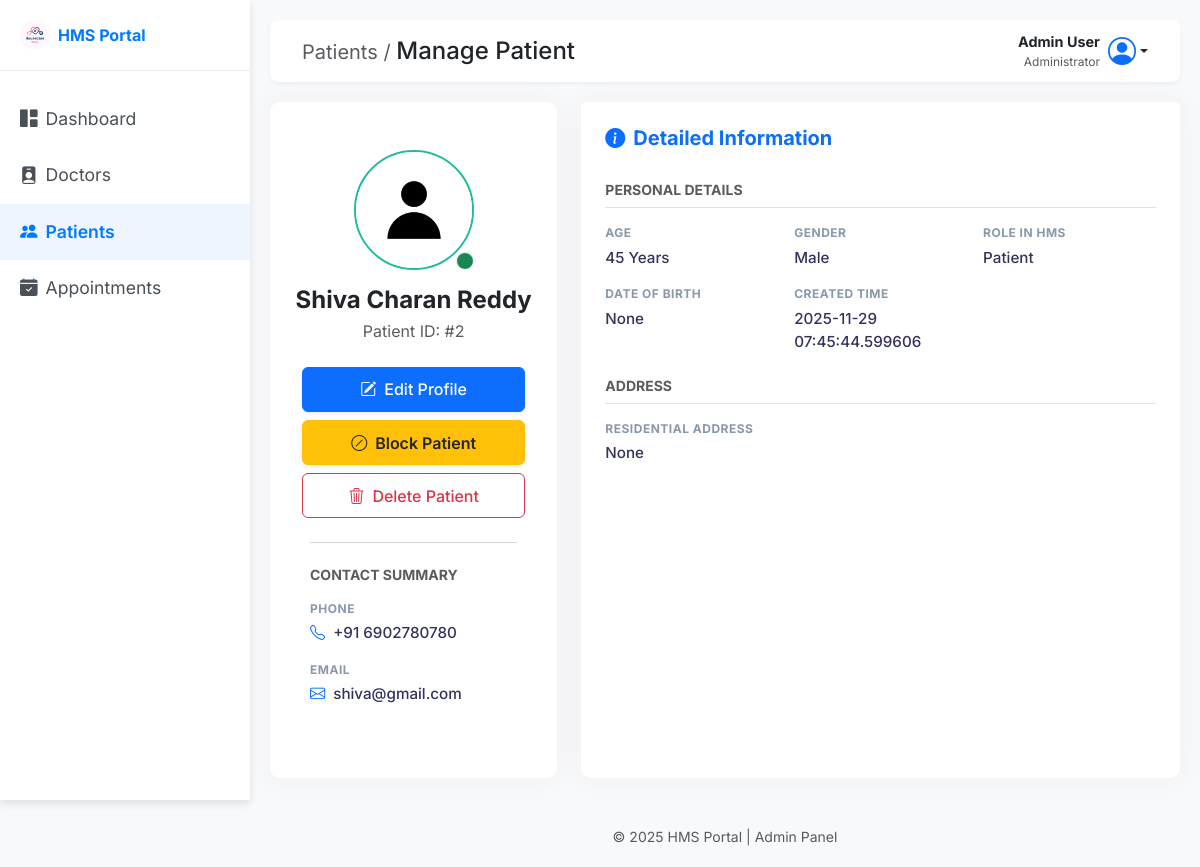
Before: /admin/patient/2 (signed in) with the older database file.
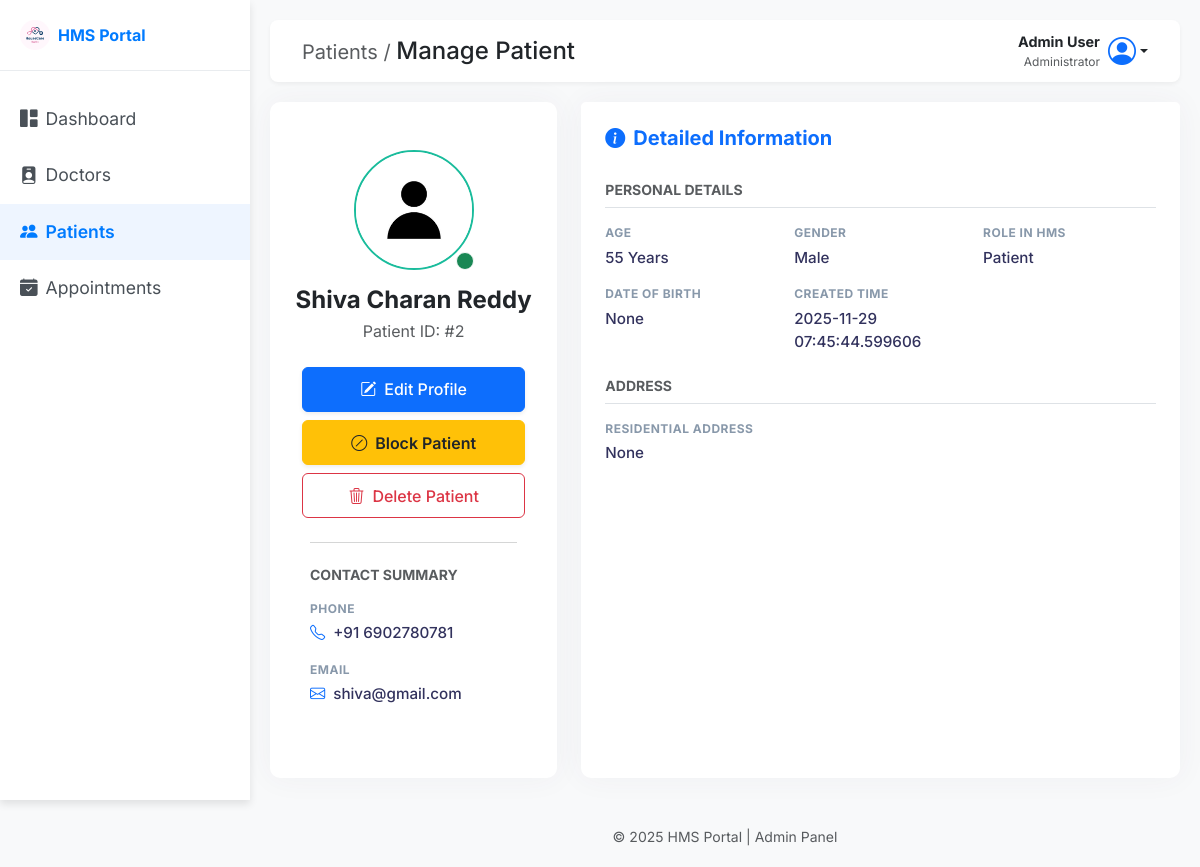
After: the same page with the newer database file.
### back_app/models.py (models this page shows)
class User(db.Model, UserMixin):
    __tablename__ = 'user'
    id = db.Column(db.Integer, primary_key=True)
    full_name = db.Column(db.String(150), nullable=False)
    email = db.Column(db.String(150), unique=True, nullable=False)
    password = db.Column(db.String(150), nullable=False)
    phone_number = db.Column(db.String(15), nullable=False)
    age = db.Column(db.Integer(),  nullable=False)
    gender = db.Column(db.String(10) , nullable=False)
    role = db.Column(db.String(50), nullable=False ,default='Patient')  # 'admin', 'doctor', 'patient'
    profile_picture = db.Column(db.String(250), nullable=True, default='default.png')
    created_at = db.Column(db.DateTime, default=datetime.utcnow)
    doctor = db.relationship('Doctor', backref='user', uselist=False, cascade="all, delete-orphan")
    patient = db.relationship('Patient', backref='user', uselist=False, cascade="all, delete-orphan")

### back_app/routes.py (the view)
@main.route('/admin/patient/<int:patient_id>', methods=['GET'])
@login_required
def view_patient(patient_id):
    if current_user.role.lower() != 'admin':
        flash("access denied you are not admin , danger")
        return redirect(url_for('main.home'))
    patient = Patient.query.get_or_404(patient_id)
    return render_template('admin/patient_profile.html', patient=patient)

### app.py (called while the page is built)
def create_app():
    app = Flask(__name__)
    database_url = os.environ.get('DATABASE_URL', 'sqlite:///hospital_management.db')
    if database_url.startswith("postgres://"):
        database_url = database_url.replace("postgres://", "postgresql://", 1)
    app.config['SQLALCHEMY_DATABASE_URI'] = database_url
    app.config['SECRET_KEY'] = os.environ.get('SECRET_KEY', 'your_secret_key')
    app.config['SQLALCHEMY_TRACK_MODIFICATIONS'] = False
    login_manager = LoginManager()
    login_manager.init_app(app)
    login_manager.login_view = 'login'
    @login_manager.user_loader
    def load_user(user_id):
        return User.query.get(int(user_id))
    db.init_app(app)
    with app.app_context():
        from back_app.routes import main
        app.register_blueprint(main)
        db.create_all()
    return app

### templates/admin/patient_profile.html (shortened to what the changed rows need)
<!DOCTYPE html>
<html lang="en">
<head>
    <link href="https://cdn.jsdelivr.net/npm/bootstrap@5.3.3/dist/css/bootstrap.min.css" rel="stylesheet">
    <link href="https://cdn.jsdelivr.net/npm/bootstrap-icons@1.11.1/font/bootstrap-icons.css" rel="stylesheet">
    <link rel="stylesheet" href="../../static/css/style.css" />
    <link rel="stylesheet" href="../../static/css/admin/manage_patient.css" />
</head>
<body>
    <div class="wrapper">
        <div id="content">
            <div class="container-fluid p-0">
                <div class="row">
                    <div class="col-lg-4 mb-4">
                        <div class="card content-panel h-100">
                            <div class="card-body text-center pt-5 pb-4">
                                <div class="position-relative d-inline-block mb-3">
                                    <img src="{{ url_for('static', filename='img/' + (patient.user.profile_picture or 'default.png')) }}" alt="{{ patient.user.full_name }}" class="rounded-circle" width="120" height="120" style="border:2px solid #1abc9c;">
                                    <span class="position-absolute bottom-0 end-0 bg-success border border-light rounded-circle p-2" title="Active">
                                    </span>
                                </div>
                                <h4 class="fw-bold mb-1">{{patient.user.full_name}} </h4>
                                <p class="text-muted mb-4">Patient ID: #{{patient.id}}</p>
                                <div class="d-flex flex-column gap-2 px-3 btn-action-group mb-4">
                                    <a href="{{url_for('main.edit_patient' , patient_id = patient.id)}}" class="btn btn-primary w-100 shadow-sm">
                                    </a>
                                    {% if patient.is_active %}
                                    <button class="btn btn-warning w-100 shadow-sm text-dark fw-semibold"
                                            onclick="if(confirm('Are you sure you want to BLOCK this Patient?')) location.href='{{url_for('main.block_patient', patient_id=patient.id)}}'">
                                    </button>
                                    {% else %}
                                    <button class="btn btn-success w-100 shadow-sm text-dark fw-semibold"
                                            onclick="if(confirm('Are you sure you want to UNBLOCK this Patient?')) location.href='{{url_for('main.unblock_patient', patient_id=patient.id)}}'">
                                        <i class="bi bi-check-circle me-2"></i> Unblock Patient
                                    </button>
                                    {% endif %}
                                    <button class="btn btn-outline-danger w-100"
                                            onclick="if(confirm('⚠ This will permanently delete Patient! Continue?')) location.href='{{url_for('main.delete_patient', patient_id=patient.id)}}'">
                                    </button>
                                </div>
                                <hr class="mx-4 my-0 text-muted opacity-25">
                                <div class="card-body px-4 py-4 text-start">
                                    <h6 class="fw-bold text-uppercase text-muted small mb-3">Contact Summary</h6>
                                    <div class="mb-3">
                                        <div class="label-text mb-1">Phone</div>
                                        <div class="value-text"><i class="bi bi-telephone me-2 text-primary"></i>+91 {{patient.user.phone_number}}</div>
                                    </div>
                                    <div>
                                        <div class="label-text mb-1">Email</div>
                                        <div class="value-text"><i class="bi bi-envelope me-2 text-primary"></i>{{patient.user.email}}</div>
                                    </div>
                                </div>
                            </div>
                        </div>
                    </div>
                    <div class="col-lg-8 mb-4">
                        <div class="card content-panel h-100">
                            <div class="card-body px-4 pt-2">
                                <div class="row g-3 mb-4">
                                    <div class="col-md-4">
                                        <div class="label-text">Age</div>
                                        <div class="value-text">{{patient.user.age}} Years</div>
                                    </div>
                                    <div class="col-md-4">
                                        <div class="label-text">Gender</div>
                                        <div class="value-text">{{patient.user.gender}}</div>
                                    </div>
                                    <div class="col-md-4">
                                        <div class="label-text">Role in HMS</div>
                                        <div class="value-text">{{patient.user.role}} </div>
                                    </div>
                                    <div class="col-md-4">
                                        <div class="label-text">Created Time</div>
                                        <div class="value-text">{{patient.user.created_at}} </div>
                                    </div>
                                </div>
                            </div>
                        </div>
                    </div>
                </div>
            </div>
        </div>
    </div>
</body>
</html>

Changed rows visible on the page:
changed User "Shiva Charan Reddy": user.phone_number "6902780780" → "6902780781"; user.age "45" → "55"
